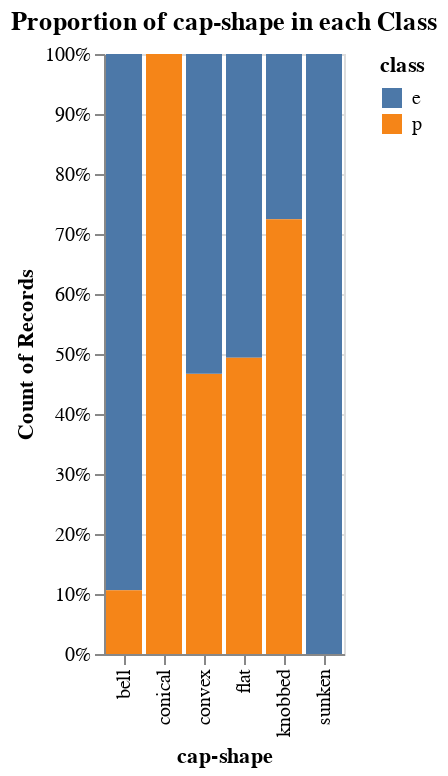

The code cell stored with this chart in its notebook:
### Code cell
for feature in categorical_features:
    chart = alt.Chart(df).mark_bar().encode(
        x=f'{feature}:N',
        y=alt.Y('count():Q', stack='normalize'),
        color=f'{target}:N'
    ).properties(
        title=f'Proportion of {feature} in each Class'
    )
    chart.display()

### Figure 1 — Vega specification as saved in the notebook (floating-point values rounded to 4 significant figures)
{"$schema": "https://vega.github.io/schema/vega/v5.json", "data": [{"name": "source_0", "values": [{"__count_end": 0.4672, "__count_start": 0.0, "cap-shape": "convex", "class": "p"}, {"__count_end": 1.0, "__count_start": 0.4672, "cap-shape": "convex", "class": "e"}, {"__count_end": 1.0, "__count_start": 0.1062, "cap-shape": "bell", "class": "e"}, {"__count_end": 1.0, "__count_start": 0.0, "cap-shape": "sunken", "class": "e"}, {"__count_end": 1.0, "__count_start": 0.4937, "cap-shape": "flat", "class": "e"}, {"__count_end": 0.4937, "__count_start": 0.0, "cap-shape": "flat", "class": "p"}, {"__count_end": 0.1062, "__count_start": 0.0, "cap-shape": "bell", "class": "p"}, {"__count_end": 1.0, "__count_start": 0.7246, "cap-shape": "knobbed", "class": "e"}, {"__count_end": 0.7246, "__count_start": 0.0, "cap-shape": "knobbed", "class": "p"}, {"__count_end": 1.0, "__count_start": 0.0, "cap-shape": "conical", "class": "p"}]}, {"name": "source_0_x_domain_cap-shape", "values": [{"cap-shape": "convex"}, {"cap-shape": "bell"}, {"cap-shape": "sunken"}, {"cap-shape": "flat"}, {"cap-shape": "knobbed"}, {"cap-shape": "conical"}]}, {"name": "source_0_color_domain_class", "values": [{"class": "p"}, {"class": "e"}]}], "signals": [{"name": "x_step", "value": 20}, {"name": "width", "update": "bandspace(domain('x').length, 0.1, 0.05) * x_step"}], "marks": [{"type": "rect", "name": "marks", "from": {"data": "source_0"}, "encode": {"update": {"ariaRoleDescription": {"value": "bar"}, "x": {"field": "cap-shape", "scale": "x"}, "width": {"signal": "max(0.25, bandwidth('x'))"}, "y": {"field": "__count_end", "scale": "y"}, "fill": {"field": "class", "scale": "color"}, "y2": {"field": "__count_start", "scale": "y"}, "description": {"signal": "\"cap-shape: \" + (isValid(datum[\"cap-shape\"]) ? datum[\"cap-shape\"] : \"\"+datum[\"cap-shape\"]) + \"; Count of Records: \" + (format(datum[\"__count_end\"]-datum[\"__count_start\"], \".0%\")) + \"; class: \" + (isValid(datum[\"class\"]) ? datum[\"class\"] : \"\"+datum[\"class\"])"}}}, "style": ["bar"]}], "scales": [{"name": "x", "type": "band", "domain": {"data": "source_0_x_domain_cap-shape", "field": "cap-shape", "sort": true}, "range": {"step": {"signal": "x_step"}}, "paddingInner": 0.1, "paddingOuter": 0.05}, {"name": "y", "type": "linear", "domain": [0, 1], "range": [{"signal": "height"}, 0], "zero": true, "nice": true}, {"name": "color", "type": "ordinal", "domain": {"data": "source_0_color_domain_class", "field": "class", "sort": true}, "range": "category"}], "axes": [{"scale": "y", "gridScale": "x", "maxExtent": 0, "domain": false, "minExtent": 0, "ticks": false, "aria": false, "grid": true, "zindex": 0, "orient": "left", "tickCount": {"signal": "ceil(height/40)"}, "labels": false}, {"scale": "x", "zindex": 0, "labelBaseline": "middle", "labelAlign": "right", "grid": false, "title": "cap-shape", "orient": "bottom", "labelAngle": 270}, {"scale": "y", "labelOverlap": true, "format": ".0%", "tickCount": {"signal": "ceil(height/40)"}, "title": "Count of Records", "zindex": 0, "orient": "left", "grid": false}], "title": {"text": "Proportion of cap-shape in each Class", "frame": "group"}, "height": 300, "padding": 5, "style": "cell", "legends": [{"fill": "color", "symbolType": "square", "title": "class"}], "background": "white"}
